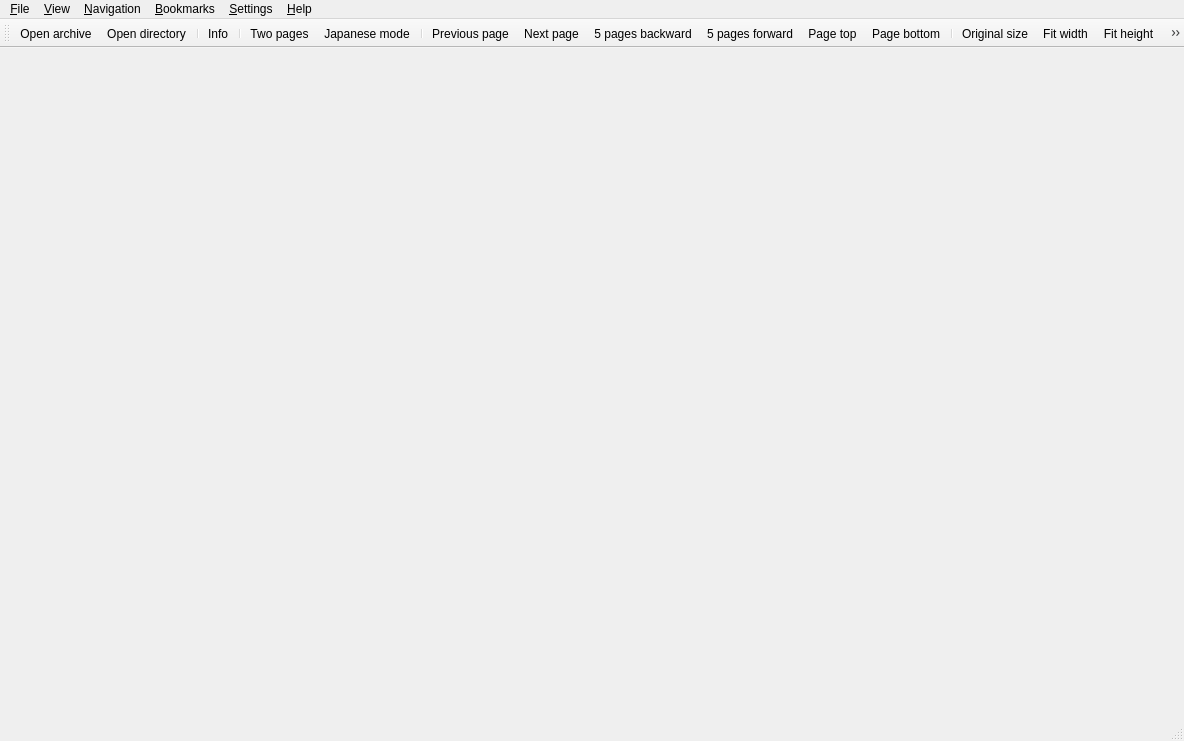
<ui version="4.0" >
 <class>ComicMainWindow</class>
 <widget class="QMainWindow" name="ComicMainWindow" >
  <property name="geometry" >
   <rect>
    <x>0</x>
    <y>0</y>
    <width>1184</width>
    <height>741</height>
   </rect>
  </property>
  <property name="minimumSize" >
   <size>
    <width>320</width>
    <height>200</height>
   </size>
  </property>
  <property name="acceptDrops" >
   <bool>true</bool>
  </property>
  <property name="windowTitle" >
   <string>QComicBook</string>
  </property>
  <property name="windowIcon" >
   <iconset resource="../data/qcomicbook.qrc" >
    <normaloff>:/icons/qcomicbook.png</normaloff>:/icons/qcomicbook.png</iconset>
  </property>
  <widget class="QWidget" name="centralwidget" />
  <widget class="QMenuBar" name="menubar" >
   <property name="geometry" >
    <rect>
     <x>0</x>
     <y>0</y>
     <width>1184</width>
     <height>24</height>
    </rect>
   </property>
   <widget class="QMenu" name="menuFile" >
    <property name="title" >
     <string>&amp;File</string>
    </property>
    <addaction name="actionOpenArchive" />
    <addaction name="actionOpenDirectory" />
    <addaction name="actionOpenNext" />
    <addaction name="actionOpenPrevious" />
    <addaction name="actionSavePageAs" />
    <addaction name="separator" />
    <addaction name="actionShowInfo" />
    <addaction name="separator" />
    <addaction name="actionClose" />
    <addaction name="separator" />
    <addaction name="actionQuit" />
   </widget>
   <widget class="QMenu" name="menuView" >
    <property name="title" >
     <string>&amp;View</string>
    </property>
    <addaction name="actionOriginalSize" />
    <addaction name="actionFitWidth" />
    <addaction name="actionFitHeight" />
    <addaction name="actionWholePage" />
    <addaction name="actionBestFit" />
    <addaction name="separator" />
    <addaction name="actionRotateRight" />
    <addaction name="actionRotateLeft" />
    <addaction name="actionNoRotation" />
    <addaction name="actionTogglePreserveRotation" />
    <addaction name="separator" />
    <addaction name="actionTwoPages" />
    <addaction name="actionMangaMode" />
    <addaction name="separator" />
    <addaction name="actionToggleContinuousScroll" />
    <addaction name="actionFullscreen" />
   </widget>
   <widget class="QMenu" name="menuNavigation" >
    <property name="title" >
     <string>&amp;Navigation</string>
    </property>
    <addaction name="actionNextPage" />
    <addaction name="actionPreviousPage" />
    <addaction name="separator" />
    <addaction name="actionForwardPage" />
    <addaction name="actionBackwardPage" />
    <addaction name="separator" />
    <addaction name="actionJumpToPage" />
    <addaction name="actionFirstPage" />
    <addaction name="actionLastPage" />
    <addaction name="separator" />
    <addaction name="actionPageTop" />
    <addaction name="actionPageBottom" />
   </widget>
   <widget class="QMenu" name="menuBookmarks" >
    <property name="title" >
     <string>&amp;Bookmarks</string>
    </property>
    <addaction name="actionSetBookmark" />
    <addaction name="actionRemoveBookmark" />
    <addaction name="actionManageBookmarks" />
    <addaction name="separator" />
   </widget>
   <widget class="QMenu" name="menuSettings" >
    <property name="title" >
     <string>&amp;Settings</string>
    </property>
    <addaction name="actionToggleScrollbars" />
    <addaction name="actionToggleStatusbar" />
    <addaction name="separator" />
    <addaction name="actionConfigure" />
   </widget>
   <widget class="QMenu" name="menuHelp" >
    <property name="title" >
     <string>&amp;Help</string>
    </property>
    <addaction name="actionShowSystemInfo" />
    <addaction name="separator" />
    <addaction name="actionShowAbout" />
   </widget>
   <addaction name="menuFile" />
   <addaction name="menuView" />
   <addaction name="menuNavigation" />
   <addaction name="menuBookmarks" />
   <addaction name="menuSettings" />
   <addaction name="menuHelp" />
  </widget>
  <widget class="QStatusBar" name="statusbar" />
  <widget class="QToolBar" name="toolBar" >
   <property name="windowTitle" >
    <string>Toolbar</string>
   </property>
   <attribute name="toolBarArea" >
    <enum>TopToolBarArea</enum>
   </attribute>
   <attribute name="toolBarBreak" >
    <bool>false</bool>
   </attribute>
   <addaction name="actionOpenArchive" />
   <addaction name="actionOpenDirectory" />
   <addaction name="separator" />
   <addaction name="actionShowInfo" />
   <addaction name="separator" />
   <addaction name="actionTwoPages" />
   <addaction name="actionMangaMode" />
   <addaction name="separator" />
   <addaction name="actionPreviousPage" />
   <addaction name="actionNextPage" />
   <addaction name="actionBackwardPage" />
   <addaction name="actionForwardPage" />
   <addaction name="actionPageTop" />
   <addaction name="actionPageBottom" />
   <addaction name="separator" />
   <addaction name="actionOriginalSize" />
   <addaction name="actionFitWidth" />
   <addaction name="actionFitHeight" />
   <addaction name="actionWholePage" />
   <addaction name="actionBestFit" />
   <addaction name="separator" />
   <addaction name="actionRotateRight" />
   <addaction name="actionRotateLeft" />
  </widget>
  <action name="actionOpenArchive" >
   <property name="icon" >
    <iconset resource="../data/qcomicbook.qrc" >
     <normaloff>:/icons/openarch.png</normaloff>:/icons/openarch.png</iconset>
   </property>
   <property name="text" >
    <string>Open archive</string>
   </property>
   <property name="shortcut" >
    <string>Ctrl+O</string>
   </property>
  </action>
  <action name="actionOpenDirectory" >
   <property name="icon" >
    <iconset resource="../data/qcomicbook.qrc" >
     <normaloff>:/icons/opendir.png</normaloff>:/icons/opendir.png</iconset>
   </property>
   <property name="text" >
    <string>Open directory</string>
   </property>
   <property name="shortcut" >
    <string>Ctrl+D</string>
   </property>
  </action>
  <action name="actionOpenNext" >
   <property name="text" >
    <string>Open next</string>
   </property>
   <property name="shortcut" >
    <string>Ctrl+N</string>
   </property>
  </action>
  <action name="actionOpenPrevious" >
   <property name="text" >
    <string>Open previous</string>
   </property>
   <property name="shortcut" >
    <string>Ctrl+P</string>
   </property>
  </action>
  <action name="actionSavePageAs" >
   <property name="text" >
    <string>Save page as</string>
   </property>
  </action>
  <action name="actionShowInfo" >
   <property name="icon" >
    <iconset resource="../data/qcomicbook.qrc" >
     <normaloff>:/icons/info.png</normaloff>:/icons/info.png</iconset>
   </property>
   <property name="text" >
    <string>Info</string>
   </property>
   <property name="shortcut" >
    <string>Alt+I</string>
   </property>
  </action>
  <action name="actionClose" >
   <property name="text" >
    <string>Close</string>
   </property>
  </action>
  <action name="actionQuit" >
   <property name="text" >
    <string>Quit</string>
   </property>
   <property name="shortcut" >
    <string>Ctrl+Q</string>
   </property>
   <property name="menuRole" >
    <enum>QAction::QuitRole</enum>
   </property>
  </action>
  <action name="actionOriginalSize" >
   <property name="checkable" >
    <bool>true</bool>
   </property>
   <property name="icon" >
    <iconset resource="../data/qcomicbook.qrc" >
     <normaloff>:/icons/orgsize.png</normaloff>:/icons/orgsize.png</iconset>
   </property>
   <property name="text" >
    <string>Original size</string>
   </property>
   <property name="shortcut" >
    <string>Alt+O</string>
   </property>
  </action>
  <action name="actionFitWidth" >
   <property name="checkable" >
    <bool>true</bool>
   </property>
   <property name="icon" >
    <iconset resource="../data/qcomicbook.qrc" >
     <normaloff>:/icons/fitwidth.png</normaloff>:/icons/fitwidth.png</iconset>
   </property>
   <property name="text" >
    <string>Fit width</string>
   </property>
   <property name="shortcut" >
    <string>Alt+W</string>
   </property>
  </action>
  <action name="actionFitHeight" >
   <property name="checkable" >
    <bool>true</bool>
   </property>
   <property name="icon" >
    <iconset resource="../data/qcomicbook.qrc" >
     <normaloff>:/icons/fitheight.png</normaloff>:/icons/fitheight.png</iconset>
   </property>
   <property name="text" >
    <string>Fit height</string>
   </property>
   <property name="shortcut" >
    <string>Alt+H</string>
   </property>
  </action>
  <action name="actionWholePage" >
   <property name="checkable" >
    <bool>true</bool>
   </property>
   <property name="icon" >
    <iconset resource="../data/qcomicbook.qrc" >
     <normaloff>:/icons/wholepage.png</normaloff>:/icons/wholepage.png</iconset>
   </property>
   <property name="text" >
    <string>Whole page</string>
   </property>
   <property name="shortcut" >
    <string>Alt+A</string>
   </property>
  </action>
  <action name="actionBestFit" >
   <property name="checkable" >
    <bool>true</bool>
   </property>
   <property name="icon" >
    <iconset resource="../data/qcomicbook.qrc" >
     <normaloff>:/icons/bestfit.png</normaloff>:/icons/bestfit.png</iconset>
   </property>
   <property name="text" >
    <string>Best fit</string>
   </property>
   <property name="shortcut" >
    <string>Alt+B</string>
   </property>
  </action>
  <action name="actionRotateRight" >
   <property name="icon" >
    <iconset resource="../data/qcomicbook.qrc" >
     <normaloff>:/icons/rright.png</normaloff>:/icons/rright.png</iconset>
   </property>
   <property name="text" >
    <string>Rotate right</string>
   </property>
  </action>
  <action name="actionRotateLeft" >
   <property name="icon" >
    <iconset resource="../data/qcomicbook.qrc" >
     <normaloff>:/icons/rleft.png</normaloff>:/icons/rleft.png</iconset>
   </property>
   <property name="text" >
    <string>Rotate left</string>
   </property>
  </action>
  <action name="actionNoRotation" >
   <property name="text" >
    <string>No rotation</string>
   </property>
  </action>
  <action name="actionTogglePreserveRotation" >
   <property name="checkable" >
    <bool>true</bool>
   </property>
   <property name="text" >
    <string>Preserve rotation</string>
   </property>
  </action>
  <action name="actionTwoPages" >
   <property name="checkable" >
    <bool>true</bool>
   </property>
   <property name="icon" >
    <iconset resource="../data/qcomicbook.qrc" >
     <normaloff>:/icons/twopages.png</normaloff>:/icons/twopages.png</iconset>
   </property>
   <property name="text" >
    <string>Two pages</string>
   </property>
   <property name="shortcut" >
    <string>Ctrl+T</string>
   </property>
  </action>
  <action name="actionMangaMode" >
   <property name="checkable" >
    <bool>true</bool>
   </property>
   <property name="icon" >
    <iconset resource="../data/qcomicbook.qrc" >
     <normaloff>:/icons/japanese.png</normaloff>:/icons/japanese.png</iconset>
   </property>
   <property name="text" >
    <string>Japanese mode</string>
   </property>
   <property name="shortcut" >
    <string>Ctrl+J</string>
   </property>
  </action>
  <action name="actionFullscreen" >
   <property name="text" >
    <string>Fullscreen</string>
   </property>
   <property name="shortcut" >
    <string>F11</string>
   </property>
  </action>
  <action name="actionNextPage" >
   <property name="icon" >
    <iconset resource="../data/qcomicbook.qrc" >
     <normaloff>:/icons/nextpage.png</normaloff>:/icons/nextpage.png</iconset>
   </property>
   <property name="text" >
    <string>Next page</string>
   </property>
   <property name="shortcut" >
    <string>PgDown</string>
   </property>
  </action>
  <action name="actionPreviousPage" >
   <property name="icon" >
    <iconset resource="../data/qcomicbook.qrc" >
     <normaloff>:/icons/prevpage.png</normaloff>:/icons/prevpage.png</iconset>
   </property>
   <property name="text" >
    <string>Previous page</string>
   </property>
   <property name="shortcut" >
    <string>PgUp</string>
   </property>
  </action>
  <action name="actionForwardPage" >
   <property name="icon" >
    <iconset resource="../data/qcomicbook.qrc" >
     <normaloff>:/icons/fforward.png</normaloff>:/icons/fforward.png</iconset>
   </property>
   <property name="text" >
    <string>5 pages forward</string>
   </property>
  </action>
  <action name="actionBackwardPage" >
   <property name="icon" >
    <iconset resource="../data/qcomicbook.qrc" >
     <normaloff>:/icons/fbackward.png</normaloff>:/icons/fbackward.png</iconset>
   </property>
   <property name="text" >
    <string>5 pages backward</string>
   </property>
  </action>
  <action name="actionJumpToPage" >
   <property name="text" >
    <string>Go to page...</string>
   </property>
  </action>
  <action name="actionFirstPage" >
   <property name="text" >
    <string>First page</string>
   </property>
   <property name="shortcut" >
    <string>Ctrl+Home</string>
   </property>
  </action>
  <action name="actionLastPage" >
   <property name="text" >
    <string>Last page</string>
   </property>
   <property name="shortcut" >
    <string>Ctrl+End</string>
   </property>
  </action>
  <action name="actionPageTop" >
   <property name="icon" >
    <iconset resource="../data/qcomicbook.qrc" >
     <normaloff>:/icons/pagetop.png</normaloff>:/icons/pagetop.png</iconset>
   </property>
   <property name="text" >
    <string>Page top</string>
   </property>
   <property name="shortcut" >
    <string>Home</string>
   </property>
  </action>
  <action name="actionPageBottom" >
   <property name="icon" >
    <iconset resource="../data/qcomicbook.qrc" >
     <normaloff>:/icons/pagebottom.png</normaloff>:/icons/pagebottom.png</iconset>
   </property>
   <property name="text" >
    <string>Page bottom</string>
   </property>
   <property name="shortcut" >
    <string>End</string>
   </property>
  </action>
  <action name="actionToggleContinuousScroll" >
   <property name="checkable" >
    <bool>true</bool>
   </property>
   <property name="text" >
    <string>Continuous scrolling</string>
   </property>
  </action>
  <action name="actionSetBookmark" >
   <property name="icon" >
    <iconset resource="../data/qcomicbook.qrc" >
     <normaloff>:/icons/bookmark.png</normaloff>:/icons/bookmark.png</iconset>
   </property>
   <property name="text" >
    <string>Add bookmark</string>
   </property>
  </action>
  <action name="actionRemoveBookmark" >
   <property name="text" >
    <string>Remove bookmark</string>
   </property>
  </action>
  <action name="actionManageBookmarks" >
   <property name="text" >
    <string>Manage bookmarks</string>
   </property>
  </action>
  <action name="actionToggleScrollbars" >
   <property name="checkable" >
    <bool>true</bool>
   </property>
   <property name="text" >
    <string>Scrollbars</string>
   </property>
  </action>
  <action name="actionToggleStatusbar" >
   <property name="checkable" >
    <bool>true</bool>
   </property>
   <property name="text" >
    <string>Statusbar</string>
   </property>
  </action>
  <action name="actionConfigure" >
   <property name="icon" >
    <iconset resource="../data/qcomicbook.qrc" >
     <normaloff>:/icons/settings.png</normaloff>:/icons/settings.png</iconset>
   </property>
   <property name="text" >
    <string>Configure QComicBook</string>
   </property>
   <property name="menuRole" >
    <enum>QAction::PreferencesRole</enum>
   </property>
  </action>
  <action name="actionShowSystemInfo" >
   <property name="text" >
    <string>System information</string>
   </property>
  </action>
  <action name="actionShowAbout" >
   <property name="text" >
    <string>About</string>
   </property>
   <property name="menuRole" >
    <enum>QAction::AboutRole</enum>
   </property>
  </action>
  <action name="actionScrollRight" >
   <property name="text" >
    <string>Scroll right</string>
   </property>
   <property name="shortcut" >
    <string>Right</string>
   </property>
  </action>
  <action name="actionScrollLeft" >
   <property name="text" >
    <string>Scroll left</string>
   </property>
   <property name="shortcut" >
    <string>Left</string>
   </property>
  </action>
  <action name="actionJumpDown" >
   <property name="text" >
    <string>Jump down</string>
   </property>
   <property name="shortcut" >
    <string>Space</string>
   </property>
  </action>
  <action name="actionJumpUp" >
   <property name="text" >
    <string>Jump up</string>
   </property>
   <property name="shortcut" >
    <string>Backspace</string>
   </property>
  </action>
  <action name="actionScrollRightFast" >
   <property name="text" >
    <string>Scroll right fast</string>
   </property>
   <property name="shortcut" >
    <string>Shift+Right</string>
   </property>
  </action>
  <action name="actionScrollLeftFast" >
   <property name="text" >
    <string>Scroll left fast</string>
   </property>
   <property name="shortcut" >
    <string>Shift+Left</string>
   </property>
  </action>
  <action name="actionScrollUpFast" >
   <property name="text" >
    <string>Scroll up fast</string>
   </property>
   <property name="shortcut" >
    <string>Shift+Up</string>
   </property>
  </action>
  <action name="actionScrollDownFast" >
   <property name="text" >
    <string>Scroll down fast</string>
   </property>
   <property name="shortcut" >
    <string>Shift+Down</string>
   </property>
  </action>
  <action name="actionScrollUp" >
   <property name="text" >
    <string>Scroll up</string>
   </property>
   <property name="shortcut" >
    <string>Up</string>
   </property>
  </action>
  <action name="actionScrollDown" >
   <property name="text" >
    <string>Scroll down</string>
   </property>
   <property name="shortcut" >
    <string>Down</string>
   </property>
  </action>
 </widget>
 <resources>
  <include location="../data/qcomicbook.qrc" />
 </resources>
 <connections/>
</ui>
